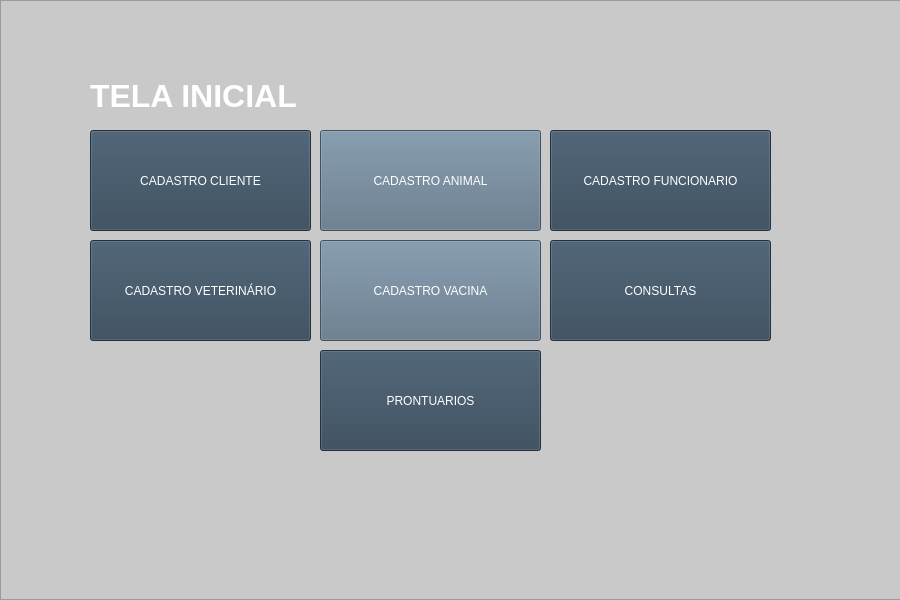
<?xml version="1.0" encoding="UTF-8"?>
<ui version="4.0">
 <class>Cadastrar</class>
 <widget class="QWidget" name="Cadastrar">
  <property name="geometry">
   <rect>
    <x>0</x>
    <y>0</y>
    <width>900</width>
    <height>600</height>
   </rect>
  </property>
  <property name="minimumSize">
   <size>
    <width>900</width>
    <height>240</height>
   </size>
  </property>
  <property name="maximumSize">
   <size>
    <width>900</width>
    <height>600</height>
   </size>
  </property>
  <property name="windowTitle">
   <string>Cadastrar</string>
  </property>
  <widget class="QFrame" name="container">
   <property name="geometry">
    <rect>
     <x>0</x>
     <y>0</y>
     <width>920</width>
     <height>600</height>
    </rect>
   </property>
   <property name="minimumSize">
    <size>
     <width>920</width>
     <height>600</height>
    </size>
   </property>
   <property name="maximumSize">
    <size>
     <width>920</width>
     <height>740</height>
    </size>
   </property>
   <property name="styleSheet">
    <string notr="true">background-color:rgb(201, 201, 201)</string>
   </property>
   <property name="frameShape">
    <enum>QFrame::StyledPanel</enum>
   </property>
   <property name="frameShadow">
    <enum>QFrame::Raised</enum>
   </property>
   <widget class="QLabel" name="txtCadastrar">
    <property name="geometry">
     <rect>
      <x>90</x>
      <y>80</y>
      <width>271</width>
      <height>31</height>
     </rect>
    </property>
    <property name="styleSheet">
     <string notr="true">position: absolute;
width: 397px;
height: 36px;
left: 299px;
top: 80px;

font-family: 'Inter';
font-style: normal;
font-weight: 600;
font-size: 32px;
line-height: 39px;
text-align: center;

color: white;
</string>
    </property>
    <property name="text">
     <string>TELA INICIAL</string>
    </property>
   </widget>
   <widget class="QPushButton" name="btnAnimais">
    <property name="geometry">
     <rect>
      <x>320</x>
      <y>130</y>
      <width>221</width>
      <height>101</height>
     </rect>
    </property>
    <property name="autoFillBackground">
     <bool>false</bool>
    </property>
    <property name="styleSheet">
     <string notr="true">background-color: rgb(91, 113, 133);
color: white;</string>
    </property>
    <property name="text">
     <string>CADASTRO ANIMAL</string>
    </property>
   </widget>
   <widget class="QPushButton" name="btnClientes">
    <property name="geometry">
     <rect>
      <x>90</x>
      <y>130</y>
      <width>221</width>
      <height>101</height>
     </rect>
    </property>
    <property name="autoFillBackground">
     <bool>false</bool>
    </property>
    <property name="styleSheet">
     <string notr="true">background-color: rgb(48, 68, 86);
color: white;</string>
    </property>
    <property name="text">
     <string>CADASTRO CLIENTE</string>
    </property>
   </widget>
   <widget class="QPushButton" name="btnFuncionario">
    <property name="geometry">
     <rect>
      <x>550</x>
      <y>130</y>
      <width>221</width>
      <height>101</height>
     </rect>
    </property>
    <property name="autoFillBackground">
     <bool>false</bool>
    </property>
    <property name="styleSheet">
     <string notr="true">background-color: rgb(48, 68, 86);
color: white;</string>
    </property>
    <property name="text">
     <string>CADASTRO FUNCIONARIO</string>
    </property>
   </widget>
   <widget class="QPushButton" name="btnVacina">
    <property name="geometry">
     <rect>
      <x>320</x>
      <y>240</y>
      <width>221</width>
      <height>101</height>
     </rect>
    </property>
    <property name="autoFillBackground">
     <bool>false</bool>
    </property>
    <property name="styleSheet">
     <string notr="true">background-color: rgb(91, 113, 133);
color: white;</string>
    </property>
    <property name="text">
     <string>CADASTRO VACINA</string>
    </property>
   </widget>
   <widget class="QPushButton" name="btnVeterinario">
    <property name="geometry">
     <rect>
      <x>90</x>
      <y>240</y>
      <width>221</width>
      <height>101</height>
     </rect>
    </property>
    <property name="autoFillBackground">
     <bool>false</bool>
    </property>
    <property name="styleSheet">
     <string notr="true">background-color: rgb(48, 68, 86);
color: white;</string>
    </property>
    <property name="text">
     <string>CADASTRO VETERINÁRIO</string>
    </property>
   </widget>
   <widget class="QPushButton" name="btnProntuarios">
    <property name="geometry">
     <rect>
      <x>320</x>
      <y>350</y>
      <width>221</width>
      <height>101</height>
     </rect>
    </property>
    <property name="autoFillBackground">
     <bool>false</bool>
    </property>
    <property name="styleSheet">
     <string notr="true">background-color: rgb(48, 68, 86);
color: white;</string>
    </property>
    <property name="text">
     <string>PRONTUARIOS</string>
    </property>
   </widget>
   <widget class="QPushButton" name="btnAgendar_4">
    <property name="geometry">
     <rect>
      <x>550</x>
      <y>240</y>
      <width>221</width>
      <height>101</height>
     </rect>
    </property>
    <property name="autoFillBackground">
     <bool>false</bool>
    </property>
    <property name="styleSheet">
     <string notr="true">background-color: rgb(48, 68, 86);
color: white;</string>
    </property>
    <property name="text">
     <string>CONSULTAS</string>
    </property>
   </widget>
  </widget>
 </widget>
 <resources/>
 <connections/>
</ui>
